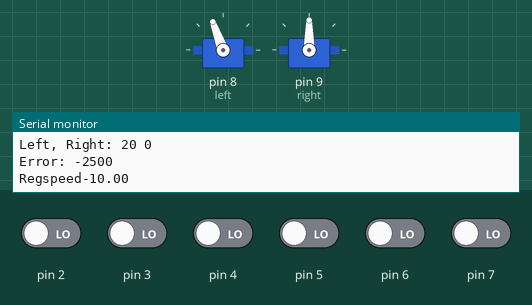
Simulated run of this sketch. Board: Arduino Uno, built with avr-gcc and run on an emulated ATmega328P. Shown: 2 × servo, the last lines printed to the serial monitor. Inputs (shaded band) come from the test bench; at power-on: pin 2–7 LOW.

Above: at 5.7 s.
5.8 s: pin 5 driven HIGH
At 6.4 s:
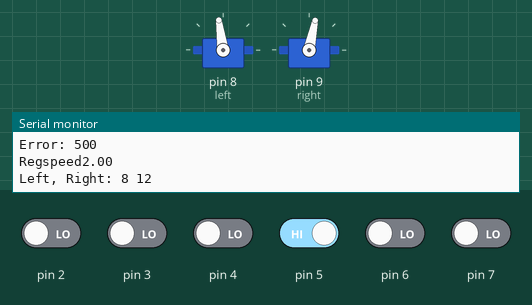
7.3 s: pin 2 driven HIGH
At 8.5 s:
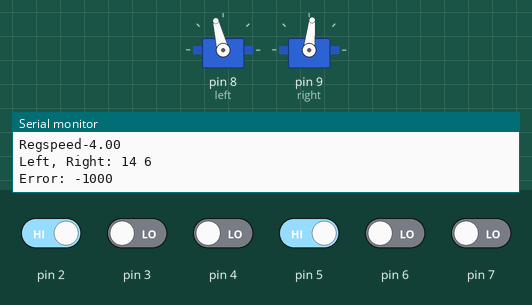
10.3 s: pin 4 driven HIGH
At 10.7 s:
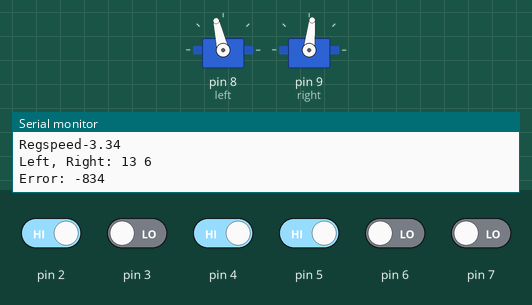
13.3 s: pin 6 driven HIGH
At 14.0 s:
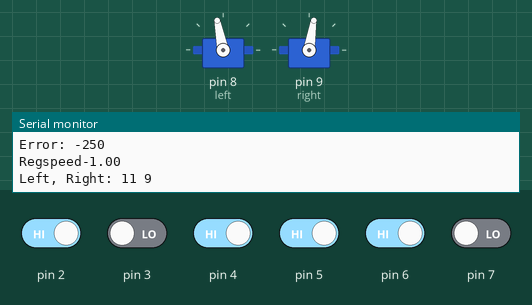
16.3 s: pin 3 driven HIGH
At 17.8 s:
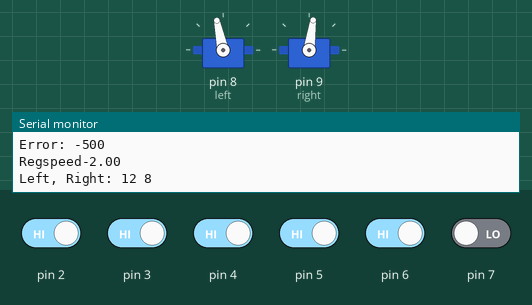
19.3 s: pin 7 driven HIGH
At 19.8 s:
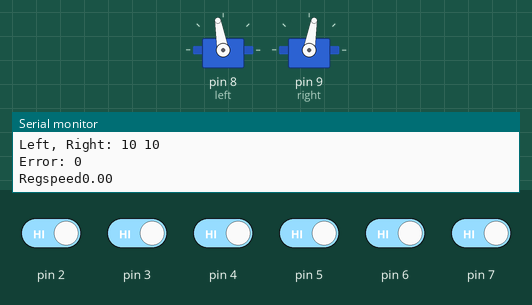
Timing chart, 0 to 22.3 s (numbered marks = the images above; inputs shaded):
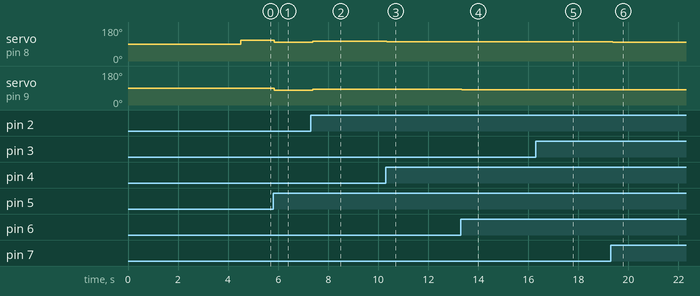

The sketch:

array_line_follower.ino
```cpp
#include <QTRSensors.h>
#include <Servo.h>

#define NUM_SENSORS 6

Servo left;
Servo right;
int speed;
unsigned int sensors[NUM_SENSORS];


// sensors connected [X-XXXX-X]
QTRSensorsRC qtr((unsigned char[]) {2, 3, 4, 5, 6, 7}, NUM_SENSORS);

void setup() {
  Serial.begin(9600);
  left.attach(8);
  right.attach(9);
  speed = 10;

  setWheelSpeed(0, 0);

  Serial.println("Calibrating");
  for (int i = 0; i < 100; i++) {
    qtr.calibrate();
    delay(20);
  }
}

void loop() {
  unsigned int position = qtr.readLine(sensors);
  int error = position - 2500; //2500 is middle

  Serial.print("\nError: ");
  Serial.print(error);

  //if robot left of line  -->  error < 0
  //if robot right of line -->  error > 0

  //float p = 0.01;
  float p = (float)(speed)/2500;  //2500 = max(error)
  float regSpeed = error * p; // -10 < regSpeed < 10

  int leftSpeed = speed - regSpeed;
  int rightSpeed = speed + regSpeed;

  Serial.print("\nRegspeed");
  Serial.print(regSpeed);


  Serial.print("\nLeft, Right: ");
  Serial.print(leftSpeed);
  Serial.print(" ");
  Serial.print(rightSpeed);

  Serial.print("\n");

  setWheelSpeed(leftSpeed, rightSpeed);

  /*
  //non p-regulator solution
  if (error < -500) { //turn right
    setWheelSpeed(speed, 1);
  } else if (error > 500) { //turn left
    setWheelSpeed(1, speed);
  } else { //forward
    setWheelSpeed(speed, speed);
  }
  */
  delay(10);
}

//sets speed for wheels
void setWheelSpeed(int leftSpeed, int rightSpeed) {
  left.write(90 + leftSpeed);
  right.write(90 - rightSpeed);
}

//checks if all sensors detect white
bool allWhite() {
  int threshold = 750;
  bool allWhite = true;
  for (int i = 0; i < NUM_SENSORS; i++) {
    if (sensors[i] > threshold) {
      allWhite = false;
    }
  }
  return allWhite;
}

//prints values for all line sensors
void printAllLineSensors() {
    for (int i = 0; i < NUM_SENSORS; i++) {
      if (i == 0) {
        Serial.print("\n");
        Serial.print("Line sensors: ");
      }
      Serial.print(sensors[i]);
      Serial.print(" ");
    }
}
```

Measured:
- after the input at 5.8 s, servo on pin 8 (left): 110° → 98° after 0.05 s; servo on pin 9 (right): 90° → 78° after 0.05 s
- after the input at 7.3 s, servo on pin 8 (left): 98° → 104° after 0.07 s; servo on pin 9 (right): 78° → 84° after 0.07 s
- after the input at 10.3 s, servo on pin 8 (left): 104° → 103° at once
- after the input at 13.3 s, servo on pin 8 (left): 103° → 101° at once; servo on pin 9 (right): 84° → 81° at once
- after the input at 16.3 s, servo on pin 8 (left): 101° → 102° after 0.08 s; servo on pin 9 (right): 81° → 82° after 0.08 s
- after the input at 19.3 s, servo on pin 8 (left): 102° → 100° after 0.07 s; servo on pin 9 (right): 82° → 80° after 0.07 s
